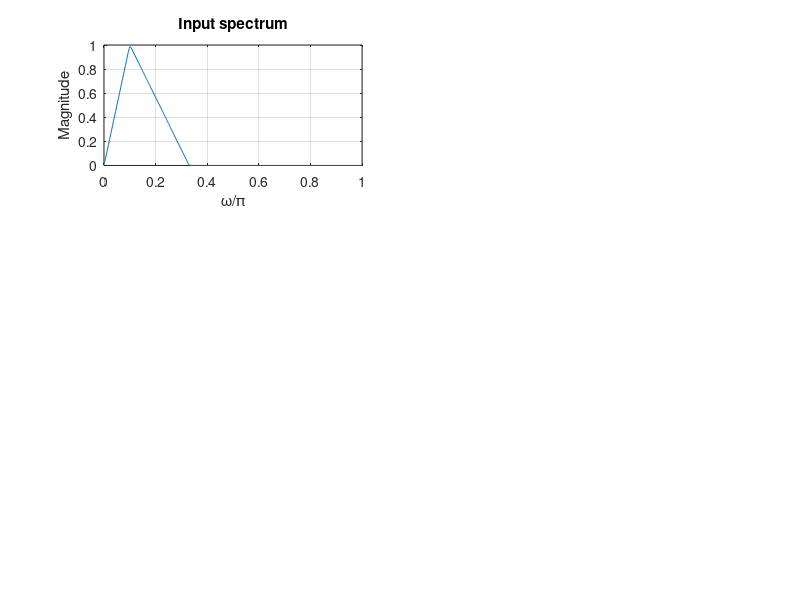

The MATLAB script that drew this image: (Note: this script raises an error after producing the figure.)
% up_down_cascade.m
% Cascades of L-upsampler M-downsampler sequences.
% The file compares 
% a) first up- then down-sampling
% b) first down- then up-sampling
% We see that the two cascades give identical results only
% if L and M are "relatively prime" i.e M and L only have 1 as a common factor.
% This especially means that L=M yield DIFFERENT results!
% see S.K. Mitra p. 670

clf;
L = input('Enter up-sampling factor ');
M = input('Enter down-sampling factor ');
freq = [0 0.1 0.1+eps 0.33 1]; mag = [0 1 1 0 0]; % Set spectrum
x = fir2(511, freq, mag); % and use fir2 to create a bandlimited input sequence
% Evaluate and plot the input spectrum
[X, w] = freqz(x, 1, 512);
subplot(3,2,1);
%stem([0:length(x)-1],x);
plot(w/pi, abs(X)); axis([0 1 0 1]); grid
xlabel('\omega/\pi'); ylabel('Magnitude');
title('Input spectrum');

v1=up_sample(x,L);
[V1, w] = freqz(v1, 1, 512);
subplot(3,2,3);
%stem([0:length(v1)-1],v1);
plot(w/pi, abs(V1)); axis([0 1 0 1]); grid
xlabel('\omega/\pi'); ylabel('Magnitude');
title(['Spectrum after Upsampling by ',num2str(L)]);
v2=down_sample(v1,M);
[V2, w] = freqz(v2, 1, 512);
subplot(3,2,4);
%stem([0:length(v2)-1],v2);
plot(w/pi, abs(V2)); axis([0 1 0 1]); grid
xlabel('\omega/\pi'); ylabel('Magnitude');
title(['This after Downsampling by ',num2str(M)]);

v3=down_sample(x,M);
[V3, w] = freqz(v3, 1, 512);
subplot(3,2,5);
%stem([0:length(v1)-1],v1);
plot(w/pi, abs(V3)); axis([0 1 0 1]); grid
xlabel('\omega/\pi'); ylabel('Magnitude');
title(['Spectrum after Downsampling by ',num2str(L)]);
v4=up_sample(v3,L);
[V4, w] = freqz(v4, 1, 512);
subplot(3,2,6);
%stem([0:length(v2)-1],v2);
plot(w/pi, abs(V4)); axis([0 1 0 1]); grid
xlabel('\omega/\pi'); ylabel('Magnitude');
title(['This after Upnsampling by ',num2str(M)]);
